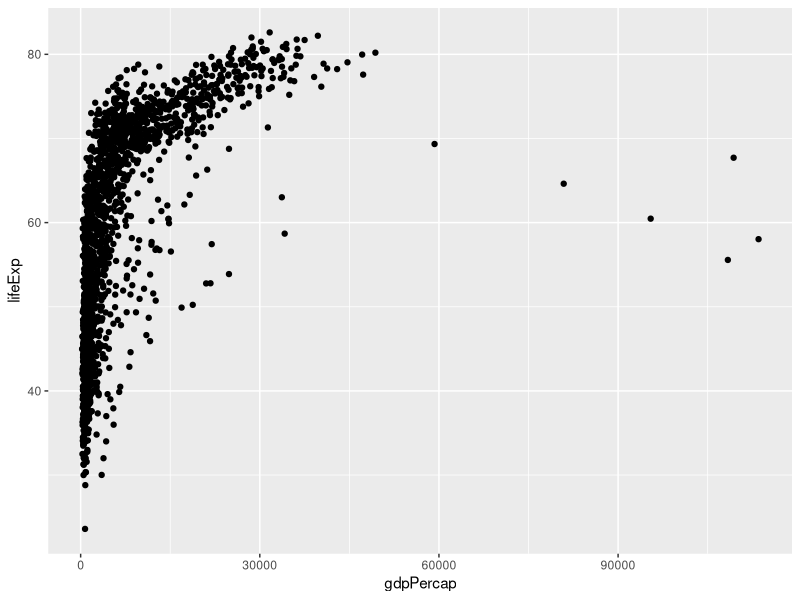
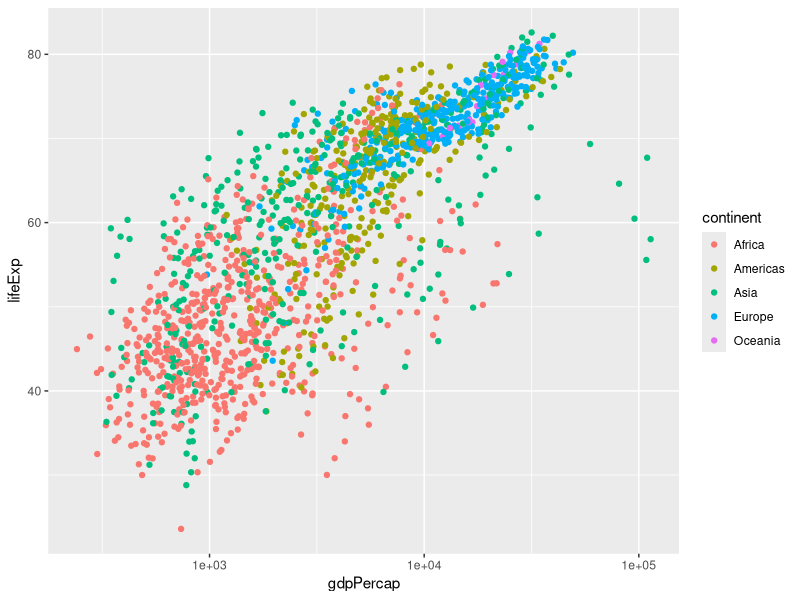
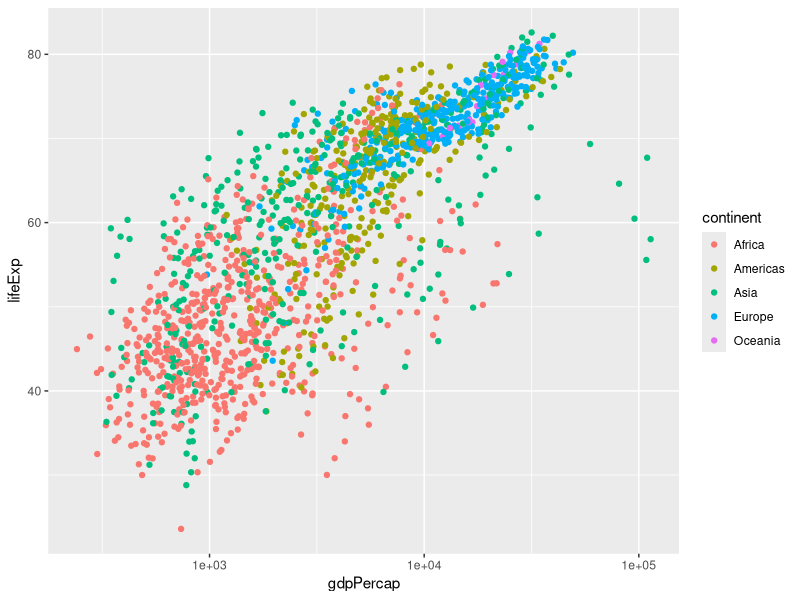

Reproduce these figures in R, in order.
## ---- chunk 1
library(tidyverse)
gm <- read.csv("Data/gapminder.csv")

## ---- chunk 2
head(gm)
## ---- chunk 3
ggplot(gm,aes(x=gdpPercap, y=lifeExp))+geom_point()
## ---- chunk 4
ggplot(gm,aes(x=gdpPercap, y=lifeExp))+geom_point(aes(col=continent))+
  scale_x_log10()
## ---- chunk 5
ggplot(gm,aes(x=gdpPercap, y=lifeExp))+geom_point(aes(col=continent))+
  scale_x_log10()
## ---- chunk 6
head(gm)
## ---- chunk 7
library(knitr)
kable(head(gm))
